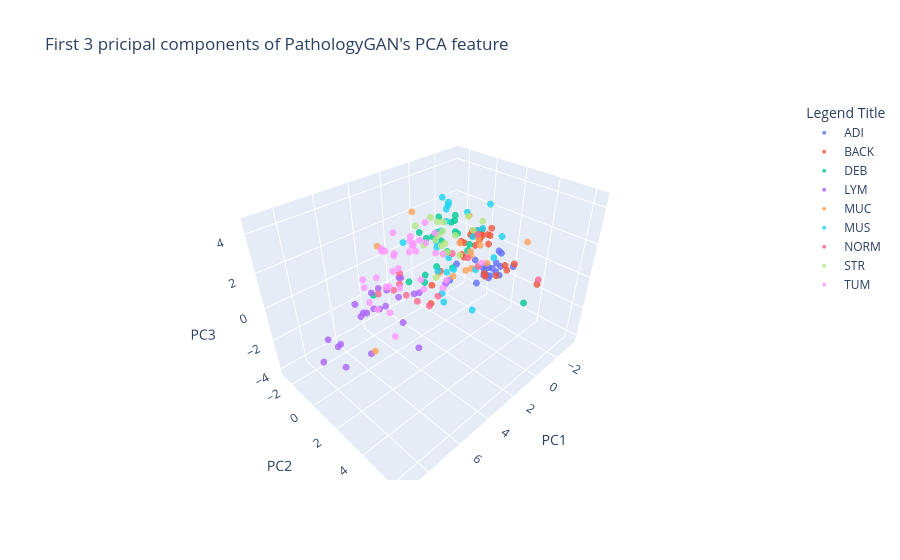

Notebook cell for this chart:
### Code cell
traces = []
for name in np.unique(labels):
    trace = go.Scatter3d(
        x=pge_test_data[pge_test_label==name,0],
        y=pge_test_data[pge_test_label==name,1],
        z=pge_test_data[pge_test_label==name,2],
        mode='markers',
        name=name,
        marker=go.scatter3d.Marker(
            size=4,
            opacity=0.8
        )
    )
    traces.append(trace)


data = go.Data(traces)
layout = go.Layout(
            showlegend=True,
    scene=go.Scene(
                xaxis=go.layout.scene.XAxis(title='PC1'),
                yaxis=go.layout.scene.YAxis(title='PC2'),
                zaxis=go.layout.scene.ZAxis(title='PC3')
                )
)
fig = go.Figure(data=data, layout=layout)
fig.update_layout(
    title="First 3 pricipal components of PathologyGAN's PCA feature",
    legend_title="Legend Title",
)

fig.show()
